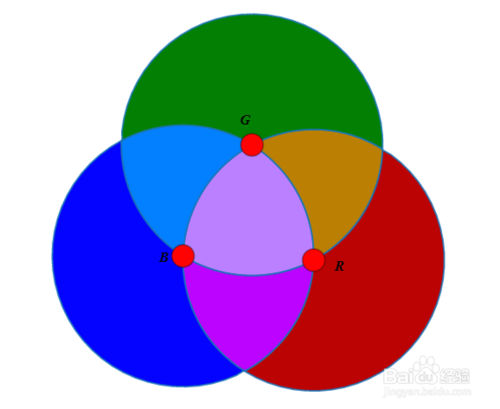
#> input picture Interview/opencv_basic/target.png, 500 x 409 px
$ python -i measure.py   (imports and definitions only)   (older library calls are emulated)
#> lines starting #> are read from the running program, lines starting #| are printed output that depends on the picture; after the words box and inside, x2 and y2 are one past the last pixel; in counts of white or black regions, pixels touching at a corner belong together
#> further down, picture is the input picture: shape (409, 500, 3); mean B, G, R 184.6, 151.6, 166.2
import cv2 as cv
import numpy as np
from matplotlib import pyplot as plt


def measure_object(image, source):
    """
    形态测量
    :param image: gray
    :param source: bgr source picture
    :return:
    """
    gray = cv.cvtColor(image, cv.COLOR_BGR2GRAY)
    ret, binary = cv.threshold(gray, 0, 255, cv.THRESH_BINARY_INV | cv.THRESH_OTSU)
    print("threshold value: %s"%ret)
    cv.imshow("binary image", binary)

    contours, hierarchy = cv.findContours(binary, cv.RETR_TREE, cv.CHAIN_APPROX_SIMPLE)
    for i, contour in enumerate(contours):
        cv.drawContours(image, contours, i, (0, 255, 255), 1)  # 用黄色线条画出轮廓

        area = cv.contourArea(contour)  # 计算轮廓面积
        print("contour area:", area)

        # 轮廓周长,第二参数可以用来指定对象的形状是闭合的（True）,还是打开的（一条曲线）。
        perimeter = cv.arcLength(contour, True)
        print("contour perimeter:", perimeter)
        x, y, w, h = cv.boundingRect(contour)  # 用矩阵框出轮廓
        cv.rectangle(image, (x, y), (x + w, y + h), (0, 0, 255), 2)

        rate = min(w, h)/max(w, h)  # 计算矩阵宽高比
        print("rectangle rate",rate)

        mm = cv.moments(contour)  # 函数 cv2.moments() 会将计算得到的矩以一个字典的形式返回
        # 计算出对象的重心
        try:
            cx = mm['m10']/mm['m00']
            cy = mm['m01']/mm['m00']
        except Exception:
            cx = 0
            cy = 0
        cv.circle(image, (np.int(cx), np.int(cy)), 2, (0, 255, 255), -1)  # 用实心圆画出重心
    cv.imshow("measure_object", image)


def contour_approx(image):
    """
    提取近似轮廓
    :param image:
    :return:
    """
    gray = cv.cvtColor(image, cv.COLOR_BGR2GRAY)
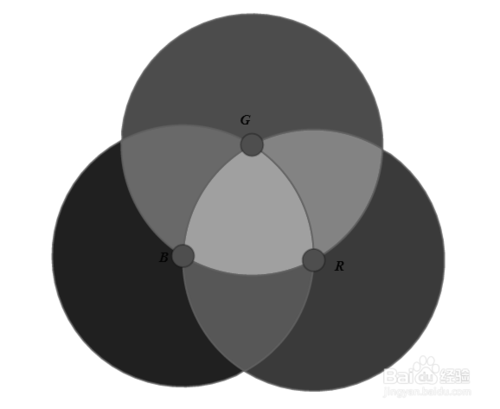
#> gray: shape (409, 500); min 4, max 255, mean 159.7
    ret, binary = cv.threshold(gray, 0, 255, cv.THRESH_BINARY | cv.THRESH_OTSU)
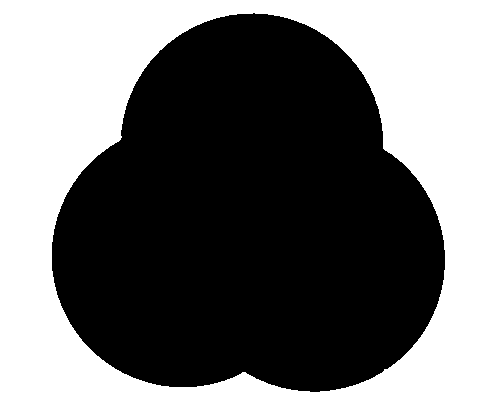
#> binary: shape (409, 500); 45.8% white; 1 white region
#> ret = 167
    print("threshold value: %s" % ret)
#| threshold value: 167.0
    cv.imshow("binary image", binary)

    contours, hierarchy = cv.findContours(binary, cv.RETR_TREE, cv.CHAIN_APPROX_SIMPLE)
#> contours = 2 contours; box (x1, y1, x2, y2) and area: (0, 0, 500, 409) 203592, (51, 12, 446, 393) 111394
    for i, contour in enumerate(contours):
        cv.drawContours(image, contours, i, (0, 0, 255), 2)  # 用红色线条画出轮廓

        # 将轮廓形状近似到另外一种由更少点组成的轮廓形状，新轮廓的点的数目由我们设定的准确度来决定。
        # 为了帮助理解，假设从一幅图像中查找一个矩形，但是由于图像的种种原因，我们不能得到一个完美的矩形，
        # 而是一个“坏形状”（如下图所示）。
        # 现在你就可以使用这个函数来近似这个形状（）了。
        # 这个函数的第二个参数叫 epsilon，它是从原始轮廓到近似轮廓的最大距离。
        # 它是一个准确度参数。选 择一个好的 epsilon 对于得到满意结果非常重要。

        epsilon = 0.01 * cv.arcLength(contour, True)
        approx = cv.approxPolyDP(contour, epsilon, True)
        cv.drawContours(image, approx, -1, (255, 0, 0), 10)
#> this loop made 2 passes
#> (epsilon, approx) on pass 1: (18.14, [[0, 0], [0, 408], [499, 408], [499, 0]])
#> epsilon on pass 2: 13.08
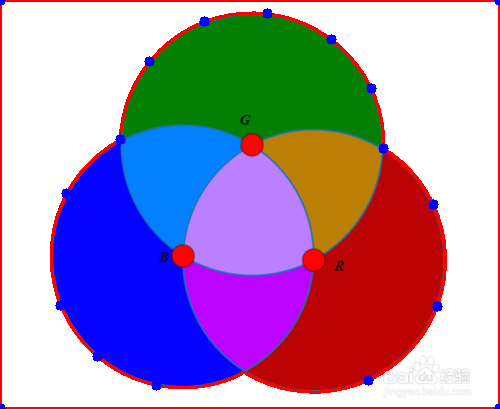
#> image: shape (409, 500, 3); 4.19% of pixels changed, all inside (x1, y1, x2, y2) = (0, 0, 500, 409)

    cv.imshow("contour_approx", image)

>>> import cv2
>>> picture = cv2.imread('target.png')
>>> result = contour_approx(picture)
